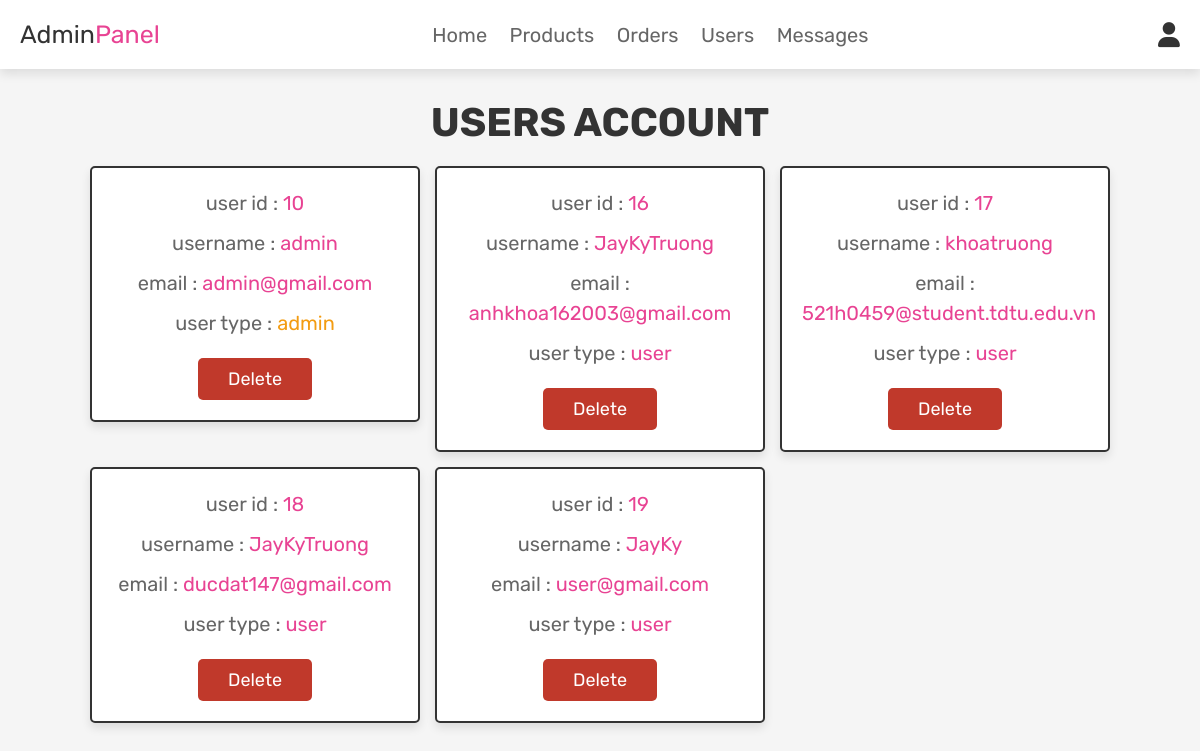
The app's page /admin_users.php (signed in) with its own data.
### tables this page shows
CREATE TABLE `users` (
  `id` int(100) NOT NULL,
  `name` varchar(100) NOT NULL,
  `email` varchar(100) NOT NULL,
  `password` varchar(100) NOT NULL,
  `user_type` varchar(20) NOT NULL DEFAULT 'user'
);

### admin_users.php (the view, shortened to what this page needs)
<?php
@include 'config.php';
?>
<!DOCTYPE html>
<html lang="en">
<head>
   <link rel="stylesheet" href="https://cdnjs.cloudflare.com/ajax/libs/font-awesome/6.0.0/css/all.min.css">
   <link rel="stylesheet" href="css/admin_style.css">
</head>
<body>
<?php @include 'admin_header.php'; ?>
<section class="users">
   <h1 class="title">users account</h1>
   <div class="box-container">
      <?php
         $select_users = mysqli_query($conn, "SELECT * FROM `users`") or die('query failed');
         if(mysqli_num_rows($select_users) > 0){
            while($fetch_users = mysqli_fetch_assoc($select_users)){
      ?>
      <div class="box">
         <p>user id : <span><?php echo $fetch_users['id']; ?></span></p>
         <p>username : <span><?php echo $fetch_users['name']; ?></span></p>
         <p>email : <span><?php echo $fetch_users['email']; ?></span></p>
         <p>user type : <span style="color:<?php if($fetch_users['user_type'] == 'admin'){ echo 'var(--orange)'; }; ?>"><?php echo $fetch_users['user_type']; ?></span></p>
         <a href="admin_users.php?delete=<?php echo $fetch_users['id']; ?>" onclick="return confirm('delete this user?');" class="delete-btn">delete</a>
      </div>
      <?php
         }
      }
      ?>
   </div>
</section>
</body>
</html>

### css/admin_style.css (style rules this page uses)
:root { --pink:#e84393; --red:#c0392b; --orange:#f39c12; --black:#333; --white:#fff; --light-color:#666; --light-white:#ccc; --light-bg:#f5f5f5; --border:.2rem solid var(--black); --box-shadow:0 .5rem 1rem rgba(0,0,0,.1); }
* { font-family: 'Rubik', sans-serif; margin:0; padding:0; box-sizing: border-box; outline: none; border:none; text-decoration: none; transition:all .2s linear; }
html { font-size: 62.5%; overflow-x: hidden; scroll-behavior: smooth; scroll-padding-top: 6.5rem; }
body { background: var(--light-bg); }
section { padding:3rem 2rem; }
.title { text-align: center; margin-bottom: 2rem; color:var(--black); text-transform: uppercase; font-size: 4rem; }
.btn, .delete-btn, .option-btn { display: inline-block; border-radius: .5rem; margin-top: 1rem; font-size: 1.8rem; color:var(--white); cursor: pointer; padding:1rem 3rem; text-transform: capitalize; }
.delete-btn { background-color: var(--red); }
.users .box-container { display: grid; grid-template-columns: repeat(auto-fit, 33rem); gap:1.5rem; align-items: flex-start; max-width: 1200px; margin: 0 auto; justify-content: center; }
.users .box-container .box { padding:2rem; border:var(--border); background-color: var(--white); box-shadow: var(--box-shadow); border-radius: .5rem; text-align: center; }
.users .box-container .box p { font-size: 2rem; color:var(--light-color); margin-bottom: 1rem; line-height: 1.5; }
.users .box-container .box p span { color:var(--pink); }
.users .box-container .box .delete-btn { margin-top: .5; }

### records on screen
users: id "10", name "admin", email "admin@gmail.com", user_type "admin"
users: id "16", name "JayKyTruong", email "anhkhoa162003@gmail.com", user_type "user"
users: id "17", name "khoatruong", email "521h0459@student.tdtu.edu.vn", user_type "user"
users: id "18", name "JayKyTruong", email "ducdat147@gmail.com", user_type "user"
users: id "19", name "JayKy", email "user@gmail.com", user_type "user"
